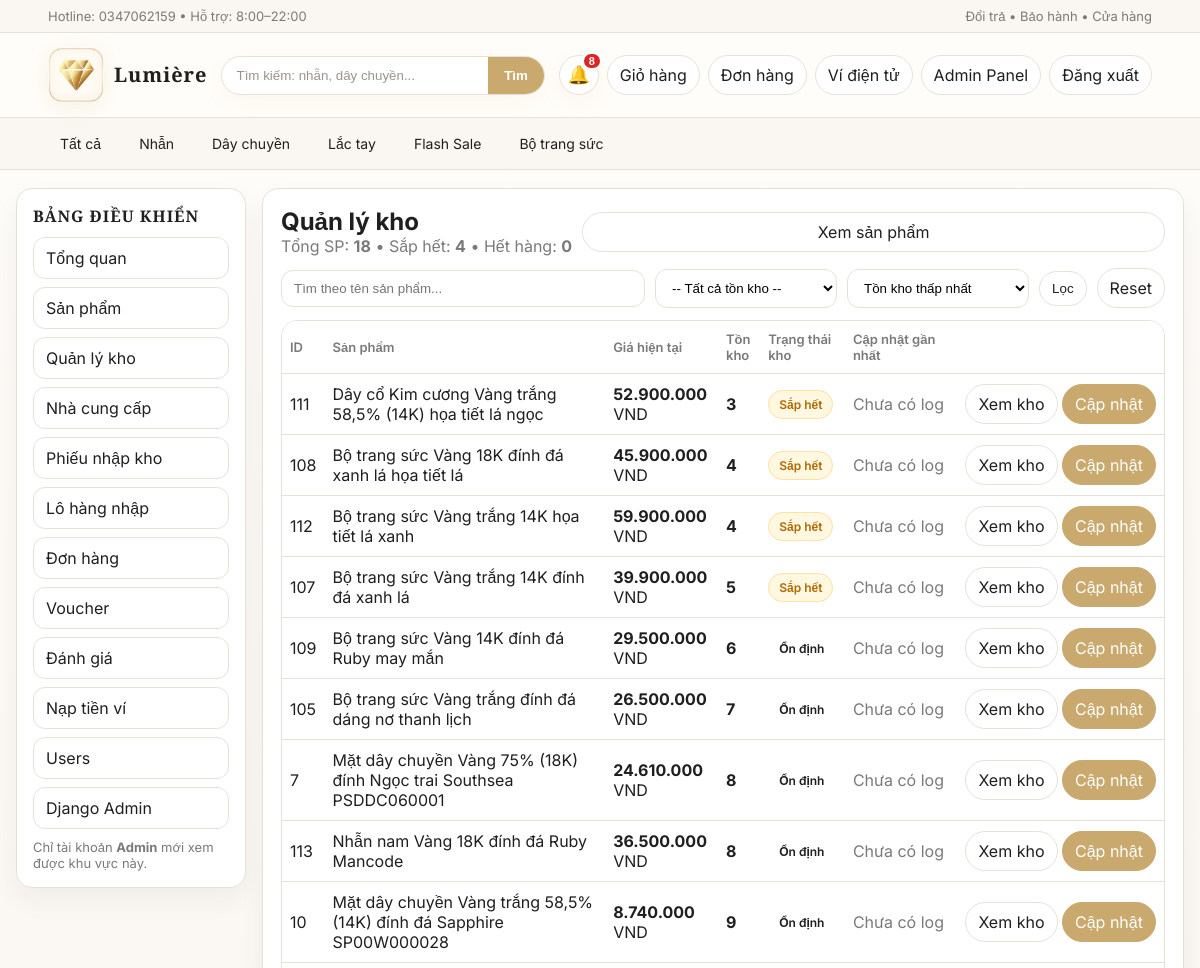
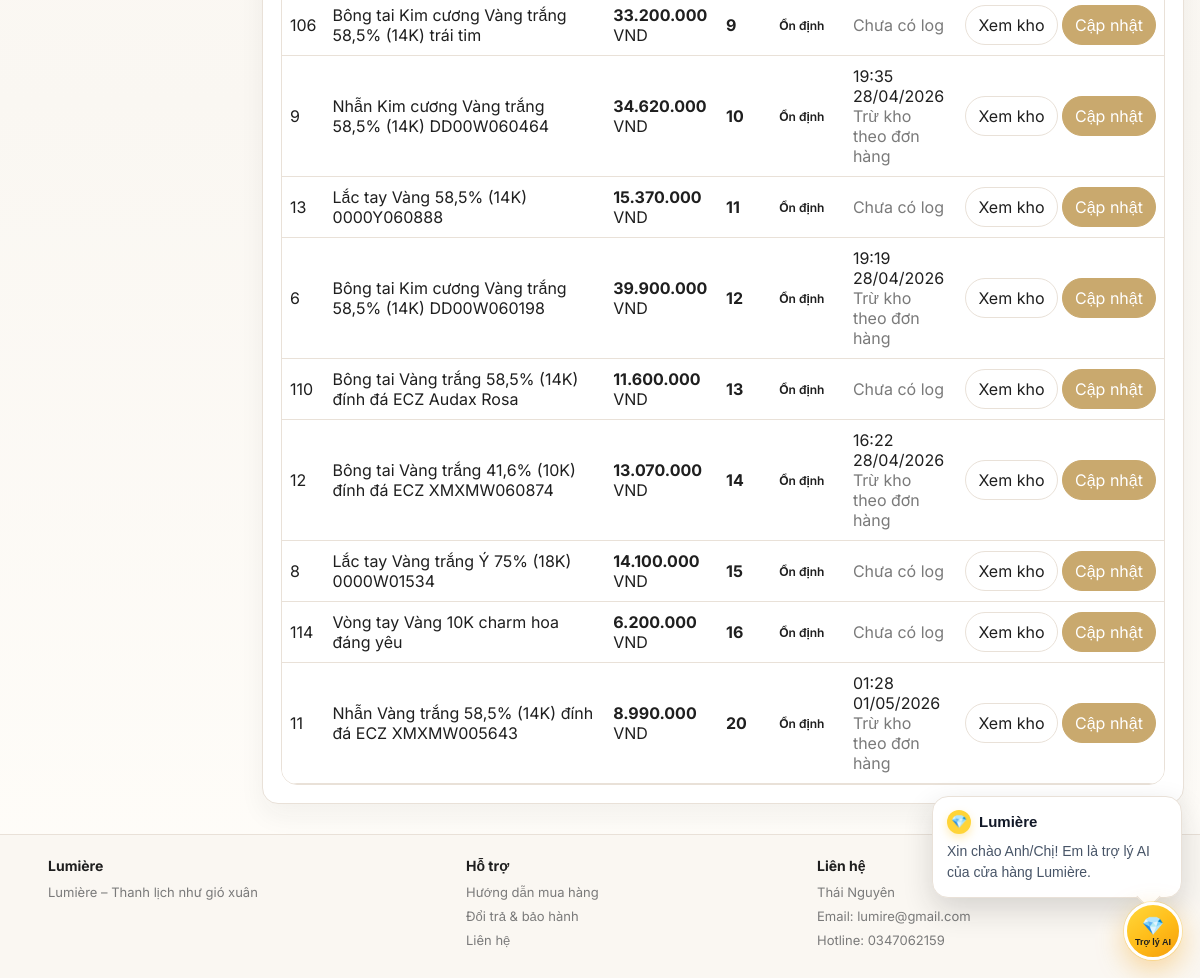
/admin-panel/kho/ (signed in), run on the app's committed database (2 pictures, top to bottom).
### shop/models.py (models this page shows, shortened)
class SanPham(models.Model):
    TRANG_THAI = [
        ("active", "Hoạt động"),
        ("inactive", "Ngừng kinh doanh"),
    ]
    ten = models.CharField(max_length=100)
    gia = models.IntegerField(default=0)
    gia_khuyen_mai = models.IntegerField(blank=True, null=True)
    flash_sale_price = models.IntegerField(blank=True, null=True)
    flash_sale_start = models.DateTimeField(blank=True, null=True)
    flash_sale_end = models.DateTimeField(blank=True, null=True)
    anh = models.ImageField(upload_to="sanpham/", blank=True, null=True)
    search_tags = models.CharField(max_length=255, blank=True, default="")
    mo_ta = models.TextField(blank=True, default="")
    ton_kho = models.IntegerField(default=10)
    trang_thai = models.CharField(max_length=20, choices=TRANG_THAI, default="active")
    @property
    def dang_giam_gia(self) -> bool:
        return self.gia_khuyen_mai is not None and int(self.gia_khuyen_mai or 0) > 0 and int(self.gia_khuyen_mai) < int(self.gia or 0)
    @property
    def co_flash_sale_cai_dat(self) -> bool:
        return (
            self.flash_sale_price is not None
            and int(self.flash_sale_price or 0) > 0
            and int(self.flash_sale_price) < int(self.gia or 0)
        )
    @property
    def dang_flash_sale(self) -> bool:
        if not self.co_flash_sale_cai_dat:
            return False
        now = timezone.now()
        if self.flash_sale_start and now < self.flash_sale_start:
            return False
        if self.flash_sale_end and now > self.flash_sale_end:
            return False
        return True
    @property
    def gia_hien_tai(self) -> int:
        if self.dang_flash_sale:
            return int(self.flash_sale_price)
        if self.dang_giam_gia:
            return int(self.gia_khuyen_mai)
        return int(self.gia or 0)

class InventoryHistory(models.Model):
    CHANGE_TYPES = [
        ("manual_set", "Admin đặt lại tồn kho"),
        ("manual_in", "Admin nhập kho"),
        ("manual_out", "Admin xuất kho"),
        ("receipt_in", "Nhập kho theo phiếu nhập"),
        ("order_out", "Trừ kho theo đơn hàng"),
        ("order_return", "Hoàn kho do huỷ / từ chối đơn"),
    ]
    san_pham = models.ForeignKey(SanPham, on_delete=models.CASCADE, related_name="inventory_histories")
    old_stock = models.IntegerField(default=0)
    quantity_change = models.IntegerField(default=0)
    new_stock = models.IntegerField(default=0)
    change_type = models.CharField(max_length=30, choices=CHANGE_TYPES, default="manual_set")
    actor = models.ForeignKey(User, on_delete=models.SET_NULL, null=True, blank=True, related_name="inventory_actions")
    order = models.ForeignKey("DonHang", on_delete=models.SET_NULL, null=True, blank=True, related_name="inventory_histories")
    note = models.CharField(max_length=255, blank=True, default="")
    created_at = models.DateTimeField(auto_now_add=True)
    class Meta:
        ordering = ["-created_at", "-id"]

### shop/views.py (the view)
# urls.py: path("admin-panel/kho/", views.admin_inventory_list, name="admin_inventory_list"),
@admin_required
def admin_inventory_list(request):
    q = request.GET.get("q", "").strip()
    stock_status = request.GET.get("stock_status", "").strip()
    sort = request.GET.get("sort", "lowest").strip()
    if sort not in INVENTORY_SORTS:
        sort = "lowest"
    ds = SanPham.objects.all()
    if q:
        ds = ds.filter(ten__icontains=q)
    if stock_status == "out":
        ds = ds.filter(ton_kho__lte=0)
    elif stock_status == "low":
        ds = ds.filter(ton_kho__gt=0, ton_kho__lte=5)
    elif stock_status == "available":
        ds = ds.filter(ton_kho__gt=5)
    ds = ds.order_by(*INVENTORY_SORTS[sort])
    return render(request, "admin_inventory_list.html", {
        "ds": ds,
        "q": q,
        "stock_status": stock_status,
        "sort": sort,
        "sort_choices": [
            ("lowest", "Tồn kho thấp nhất"),
            ("highest", "Tồn kho cao nhất"),
            ("name_asc", "Tên A-Z"),
            ("name_desc", "Tên Z-A"),
            ("newest", "Mới nhất"),
        ],
        "total_products": SanPham.objects.count(),
        "low_stock_count": SanPham.objects.filter(ton_kho__gt=0, ton_kho__lte=5).count(),
        "out_stock_count": SanPham.objects.filter(ton_kho__lte=0).count(),
    })

### shop/templatetags/tien.py (called while the page is built)
@register.filter
def vnd(x):
    try:
        x = int(x)
        return f"{x:,}".replace(",", ".")
    except Exception:
        return x

### templates/admin_inventory_list.html (shortened to what this page needs)
{% extends "admin_base.html" %}
{% load tien %}
{% block admin_content %}
<div class="card" style="padding:18px;">
  <div class="row" style="justify-content:space-between;gap:10px;flex-wrap:wrap;">
    <div>
      <h2 style="margin:0;">Quản lý kho</h2>
      <div class="muted">Tổng SP: <b>{{ total_products }}</b> • Sắp hết: <b>{{ low_stock_count }}</b> • Hết hàng: <b>{{ out_stock_count }}</b></div>
    </div>
    <a class="btn" href="{% url 'admin_sanpham_list' %}">Xem sản phẩm</a>
  </div>
  <form method="get" class="filter-bar" style="margin-top:12px;">
    <input class="input" name="q" value="{{ q }}" placeholder="Tìm theo tên sản phẩm...">
    <select class="input" name="stock_status">
      <option value="">-- Tất cả tồn kho --</option>
    </select>
    <select class="input" name="sort">
      {% for value, label in sort_choices %}
        <option value="{{ value }}" {% if sort == value %}selected{% endif %}>{{ label }}</option>
      {% endfor %}
    </select>
    <button class="btn" type="submit">Lọc</button>
    <a class="btn" href="{% url 'admin_inventory_list' %}">Reset</a>
  </form>
  <div class="table-wrap" style="margin-top:12px;">
    <table class="tbl">
      <thead>
        <tr>
          <th>ID</th>
          <th>Sản phẩm</th>
          <th>Giá hiện tại</th>
          <th>Tồn kho</th>
          <th>Trạng thái kho</th>
          <th>Cập nhật gần nhất</th>
          <th></th>
        </tr>
      </thead>
      <tbody>
      {% for sp in ds %}
        <tr>
          <td>{{ sp.id }}</td>
          <td style="min-width:260px;">{{ sp.ten }}</td>
          <td><b>{{ sp.gia_hien_tai|vnd }}</b> VND</td>
          <td><b>{{ sp.ton_kho }}</b></td>
          <td>
            {% if sp.ton_kho <= 0 %}
              <span class="status" style="background:#ffefef;color:#c62828;border-color:#ffcaca;">Hết hàng</span>
            {% elif sp.ton_kho <= 5 %}
              <span class="status" style="background:#fff8e1;color:#b26a00;border-color:#ffe0a3;">Sắp hết</span>
            {% else %}
              <span class="status">Ổn định</span>
            {% endif %}
          </td>
          <td>
            {% with last=sp.inventory_histories.first %}
              {% if last %}
                <div>{{ last.created_at|date:"H:i d/m/Y" }}</div>
                <div class="muted">{{ last.get_change_type_display }}</div>
              {% else %}
                <span class="muted">Chưa có log</span>
              {% endif %}
            {% endwith %}
          </td>
          <td style="white-space:nowrap;">
            <a class="btn" href="{% url 'admin_inventory_detail' sp.id %}">Xem kho</a>
            <a class="btn primary" href="{% url 'admin_inventory_adjust' sp.id %}">Cập nhật</a>
          </td>
        </tr>
      {% empty %}
        <tr><td colspan="7" class="muted">Không có dữ liệu kho.</td></tr>
      {% endfor %}
      </tbody>
    </table>
  </div>
</div>
{% endblock %}

### static/style.css (style rules this page uses)
:root { --bg:#FFFDF9;--bg-soft:#FAF7F2;--card:#ffffff;--text:#1F1F1F;--muted:#7A7A7A;--line:#E9E1D8;--gold:#C9A96E;--rose:#D8A7B1;--dark:#1F1F1F;--success-bg:#f3fbf6;--success-line:#cae7d3;--success-text:#256642;--error-bg:#fff5f6;--error-line:#f2d6db;--error-text:#8b3b4b;--warning-bg:#fffaf1;--warning-line:#ead7b4;--warning-text:#8a6531;--info-bg:#f7f4fb;--info-line:#e4d8ed;--info-text:#6e5b76; }
* { box-sizing:border-box; }
body { margin:0;background:linear-gradient(180deg,#FFFDF9 0%,var(--bg-soft) 55%,#FFFDF9 100%);color:var(--text);font-family:"Inter",Arial,sans-serif; }
a { color:inherit;text-decoration:none; }
.btn { display:inline-block;padding:9px 12px;border:1px solid var(--line);border-radius:999px;background:#fff;transition:all .18s ease;cursor:pointer;color:var(--text); }
.btn.primary { background:var(--gold);color:#fff;border-color:var(--gold); }
.card { background:var(--card);border:1px solid var(--line);border-radius:16px;overflow:hidden;box-shadow:0 12px 26px rgba(31,31,31,.05); }
.card .row,.row { display:flex;gap:8px;align-items:center; }
.card .row .btn { flex:1;text-align:center; }
.input,input[type="text"],input[type="number"],input[type="password"],input[type="email"],select,textarea { width:100%;max-width:100%;padding:10px 12px;border-radius:12px;border:1px solid var(--line);background:#fff; }
.filter-bar { display:grid;grid-template-columns:2fr 1fr 1fr auto auto;gap:10px;align-items:center; }
.table-wrap { overflow:auto;background:#fff;border:1px solid var(--line);border-radius:16px; }
.muted { color:var(--muted); }
.status { display:inline-flex;align-items:center;justify-content:center;padding:6px 10px;border-radius:999px;font-size:12px;font-weight:600;border:1px solid transparent;white-space:nowrap; }
.tbl { width:100%;border-collapse:collapse;min-width:720px;background:#fff; }
.tbl th,.tbl td { border-bottom:1px solid var(--line);padding:10px 8px;text-align:left;vertical-align:middle; }
.tbl thead th { font-size:13px;color:var(--muted);font-weight:600; }

### data on the page
SanPham: id "111", ten "Dây cổ Kim cương Vàng trắng 58,5% (14K) họa tiết lá ngọc", gia_hien_tai|vnd "52.900.000", ton_kho "3", shows "Sắp hết", shows "Chưa có log"
SanPham: id "108", ten "Bộ trang sức Vàng 18K đính đá xanh lá họa tiết lá", gia_hien_tai|vnd "45.900.000", ton_kho "4", shows "Sắp hết", shows "Chưa có log"
SanPham: id "112", ten "Bộ trang sức Vàng trắng 14K họa tiết lá xanh", gia_hien_tai|vnd "59.900.000", ton_kho "4", shows "Sắp hết", shows "Chưa có log"
SanPham: id "107", ten "Bộ trang sức Vàng trắng 14K đính đá xanh lá", gia_hien_tai|vnd "39.900.000", ton_kho "5", shows "Sắp hết", shows "Chưa có log"
SanPham: id "109", ten "Bộ trang sức Vàng 14K đính đá Ruby may mắn", gia_hien_tai|vnd "29.500.000", ton_kho "6", shows "Ổn định", shows "Chưa có log"
SanPham: id "105", ten "Bộ trang sức Vàng trắng đính đá dáng nơ thanh lịch", gia_hien_tai|vnd "26.500.000", ton_kho "7", shows "Ổn định", shows "Chưa có log"
SanPham: id "7", ten "Mặt dây chuyền Vàng 75% (18K) đính Ngọc trai Southsea PSDDC060001", gia_hien_tai|vnd "24.610.000", ton_kho "8", shows "Ổn định", shows "Chưa có log"
SanPham: id "113", ten "Nhẫn nam Vàng 18K đính đá Ruby Mancode", gia_hien_tai|vnd "36.500.000", ton_kho "8", shows "Ổn định", shows "Chưa có log"
SanPham: id "10", ten "Mặt dây chuyền Vàng trắng 58,5% (14K) đính đá Sapphire SP00W000028", gia_hien_tai|vnd "8.740.000", ton_kho "9", shows "Ổn định", shows "Chưa có log"
SanPham: id "106", ten "Bông tai Kim cương Vàng trắng 58,5% (14K) trái tim", gia_hien_tai|vnd "33.200.000", ton_kho "9", shows "Ổn định", shows "Chưa có log"
SanPham: id "9", ten "Nhẫn Kim cương Vàng trắng 58,5% (14K) DD00W060464", gia_hien_tai|vnd "34.620.000", ton_kho "10", shows "Ổn định", inventory_histories.first.created_at "19:35 28/04/2026", inventory_histories.first.change_type "Trừ kho theo đơn hàng"
SanPham: id "13", ten "Lắc tay Vàng 58,5% (14K) 0000Y060888", gia_hien_tai|vnd "15.370.000", ton_kho "11", shows "Ổn định", shows "Chưa có log"
SanPham: id "6", ten "Bông tai Kim cương Vàng trắng 58,5% (14K) DD00W060198", gia_hien_tai|vnd "39.900.000", ton_kho "12", shows "Ổn định", inventory_histories.first.created_at "19:19 28/04/2026", inventory_histories.first.change_type "Trừ kho theo đơn hàng"
SanPham: id "110", ten "Bông tai Vàng trắng 58,5% (14K) đính đá ECZ Audax Rosa", gia_hien_tai|vnd "11.600.000", ton_kho "13", shows "Ổn định", shows "Chưa có log"
SanPham: id "12", ten "Bông tai Vàng trắng 41,6% (10K) đính đá ECZ XMXMW060874", gia_hien_tai|vnd "13.070.000", ton_kho "14", shows "Ổn định", inventory_histories.first.created_at "16:22 28/04/2026", inventory_histories.first.change_type "Trừ kho theo đơn hàng"
SanPham: id "8", ten "Lắc tay Vàng trắng Ý 75% (18K) 0000W01534", gia_hien_tai|vnd "14.100.000", ton_kho "15", shows "Ổn định", shows "Chưa có log"
SanPham: id "114", ten "Vòng tay Vàng 10K charm hoa đáng yêu", gia_hien_tai|vnd "6.200.000", ton_kho "16", shows "Ổn định", shows "Chưa có log"
SanPham: id "11", ten "Nhẫn Vàng trắng 58,5% (14K) đính đá ECZ XMXMW005643", gia_hien_tai|vnd "8.990.000", ton_kho "20", shows "Ổn định", inventory_histories.first.created_at "01:28 01/05/2026", inventory_histories.first.change_type "Trừ kho theo đơn hàng"

### other printed values
{{ total_products }} "18"
{{ low_stock_count }} "4"
{{ out_stock_count }} "0"
form field sort "Tồn kho thấp nhất"
